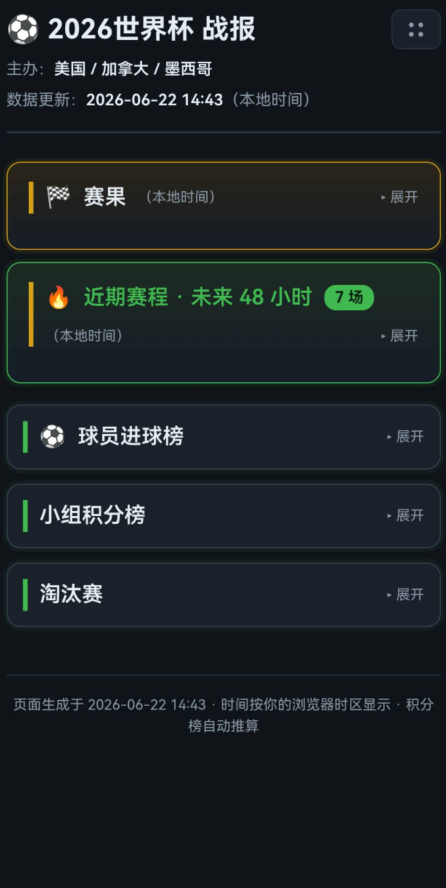
#> input picture shots/c1 report.jpg, 892 x 1775 px (shown at 1/2 size); its folder holds only this picture in this run
$ python process_shots.py
#> lines starting #> are read from the running program, lines starting #| are printed output that depends on the picture
# -*- coding: utf-8 -*-
"""把 shots/ 里的截图批量处理成 Google Play 合规的手机截图,输出到 shots/play_ready/。
规则:每边 320~3840px;长边 <= 2x 短边(超了补深色边、不裁内容);去 alpha 透明通道;
单张 <8MB(超了转 JPEG)。用法:python process_shots.py [图片文件夹]"""
import os
import sys
import glob
import math
from PIL import Image

HERE = os.path.dirname(os.path.abspath(__file__))
SRC = sys.argv[1] if len(sys.argv) > 1 else os.path.join(HERE, "shots")
OUT = os.path.join(SRC, "play_ready")
BG = (15, 20, 25)        # #0f1419 应用深色底,补边几乎看不出
MAXR = 2.0               # Play 硬上限:长边 <= 2x 短边
PAD_TO = 1.95            # 超限时补到这个比例(留点安全余量,不卡 2.0 边界)
MIN_SIDE, MAX_SIDE = 320, 3840
MAX_BYTES = 8 * 1024 * 1024

os.makedirs(OUT, exist_ok=True)
files = sorted(f for f in glob.glob(os.path.join(SRC, "*"))
               if f.lower().endswith((".png", ".jpg", ".jpeg")) and os.path.dirname(f) != OUT)
if not files:
    print("没找到图片。请把截图(.png/.jpg)放到:", SRC)
    sys.exit()

i = 0
for f in files:
    im = Image.open(f)
#> im is the input picture: PIL image 892x1775 RGB; mean R, G, B 27.7, 33.9, 37
    w, h = im.size
#> w = 892; h = 1775
    # 去 alpha:贴到深色背景上
    if im.mode in ("RGBA", "LA", "P"):
        im = im.convert("RGBA")
        base = Image.new("RGB", (w, h), BG)
        base.paste(im, mask=im.split()[-1])
        im = base
    else:
        im = im.convert("RGB")
    note = []
    lo, sh = max(w, h), min(w, h)
#> lo = 1775; sh = 892
    # 比例超 PAD_TO(1.95)-> 补短边的深色边(不裁内容),统一留出到 2.0 上限的安全余量
    if lo > PAD_TO * sh:
        if h >= w:                       # 竖图,补宽到 h/PAD_TO
            nw = max(w, math.ceil(h / PAD_TO))
#> nw = 911
            canvas = Image.new("RGB", (nw, h), BG)
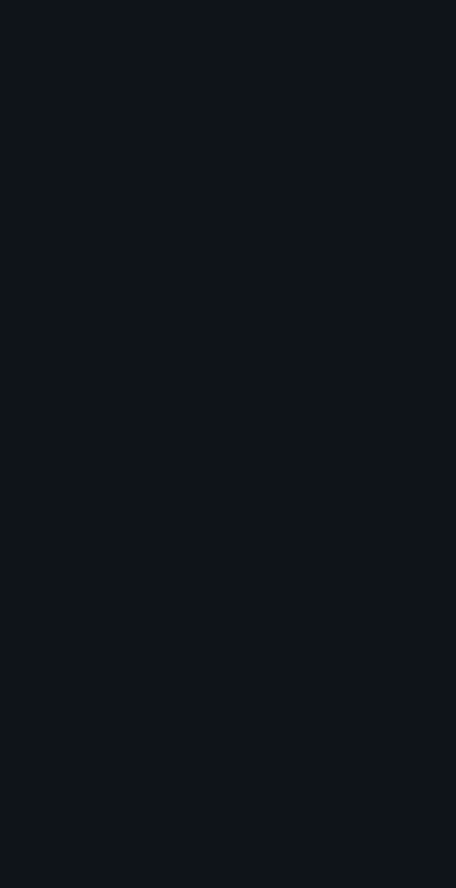
#> canvas: PIL image 911x1775 RGB (shown at 1/2 size); mean R, G, B 15, 20, 25
            canvas.paste(im, ((nw - w) // 2, 0))
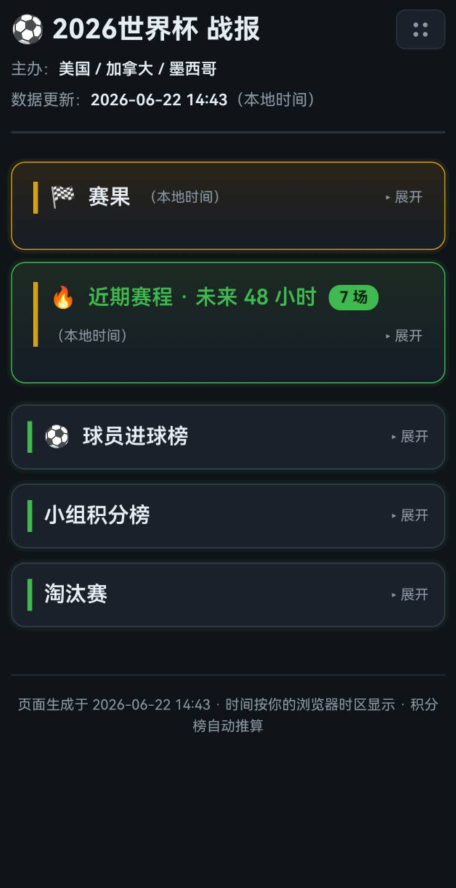
#> canvas: PIL image 911x1775 RGB (shown at 1/2 size); mean R, G, B 27.4, 33.6, 36.7
        else:                            # 横图,补高
            nh = max(h, math.ceil(w / PAD_TO))
            canvas = Image.new("RGB", (w, nh), BG)
            canvas.paste(im, (0, (nh - h) // 2))
        im = canvas
        note.append("补边到<=2:1")
    # 任一边超 3840 -> 等比缩小
    if max(im.size) > MAX_SIDE:
        sc = MAX_SIDE / max(im.size)
        im = im.resize((int(im.size[0] * sc), int(im.size[1] * sc)), Image.LANCZOS)
        note.append("缩到<=3840")
    if min(im.size) < MIN_SIDE:
        note.append("⚠短边<320,Play会拒(原图太小)")
    i += 1
    outp = os.path.join(OUT, f"shot-{i:02d}.png")
    im.save(outp)
    sz = os.path.getsize(outp)
    if sz > MAX_BYTES:                    # 超 8MB 转 JPEG
        os.remove(outp)
        outp = os.path.join(OUT, f"shot-{i:02d}.jpg")
        im.save(outp, "JPEG", quality=90)
        sz = os.path.getsize(outp)
        note.append("转JPEG压到<8MB")
    ratio = max(im.size) / min(im.size)
#> ratio = 1.95
    print(f"{os.path.basename(f)}  {w}x{h} -> {im.size[0]}x{im.size[1]}  "
          f"比例{ratio:.2f}  {sz // 1024}KB  {'; '.join(note) or '原样合规'}  => {os.path.basename(outp)}")
#| c1 report.jpg  892x1775 -> 911x1775  比例1.95  338KB  补边到<=2:1  => shot-01.png

print("\n完成。合规截图在:", OUT)
print("可直接上传 Play。建议中文界面 >=2 张、英文界面 >=2 张分别命名好。")

$ run again, on shots/e3 future.jpg
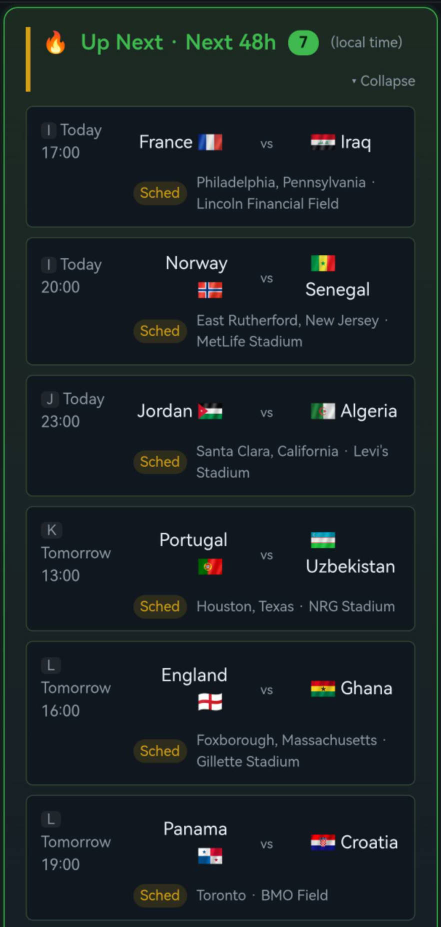
#> input picture shots/e3 future.jpg, 882 x 1854 px (shown at 1/2 size)
#> im is the input picture: PIL image 882x1854 RGB; mean R, G, B 25.7, 34.7, 37.5
#> `canvas.paste(im, ((nw - w) // 2, 0))`:
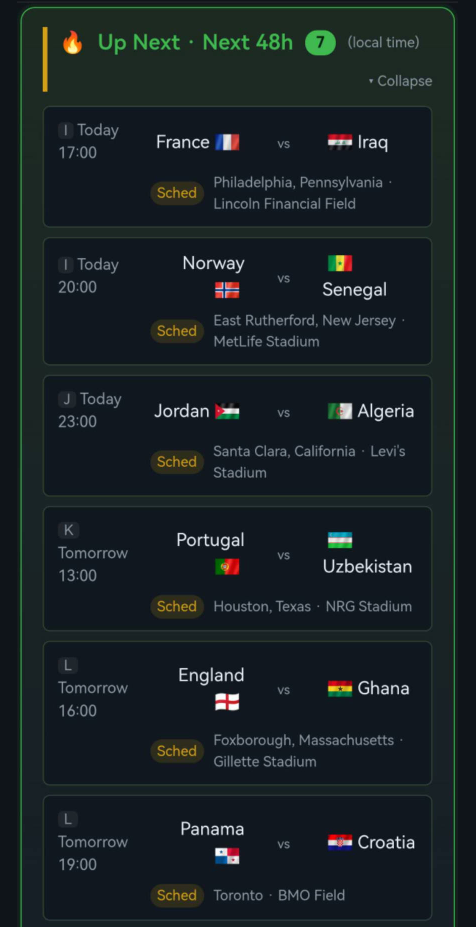
#> canvas: PIL image 951x1854 RGB (shown at 1/2 size); mean R, G, B 24.9, 33.6, 36.6
#| e3 future.jpg  882x1854 -> 951x1854  比例1.95  459KB  补边到<=2:1  => shot-01.png

$ run again, on shots/e4 scorers.jpg
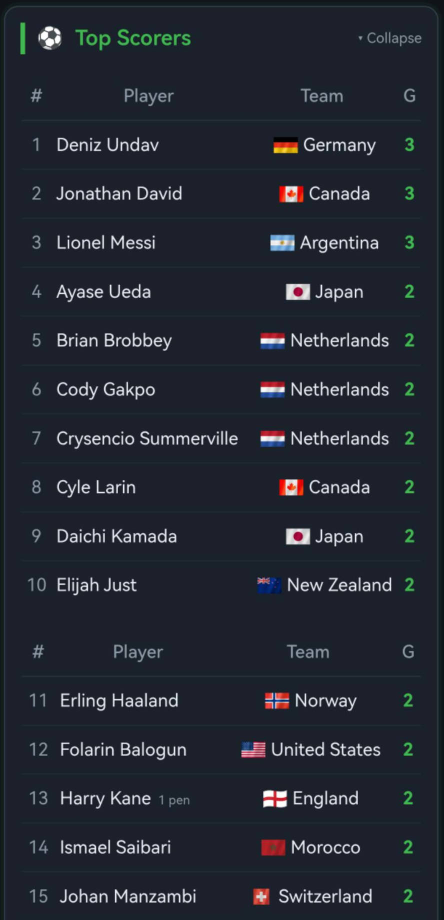
#> input picture shots/e4 scorers.jpg, 887 x 1840 px (shown at 1/2 size)
#> im is the input picture: PIL image 887x1840 RGB; mean R, G, B 36.4, 40, 50.3
#> `canvas.paste(im, ((nw - w) // 2, 0))`:
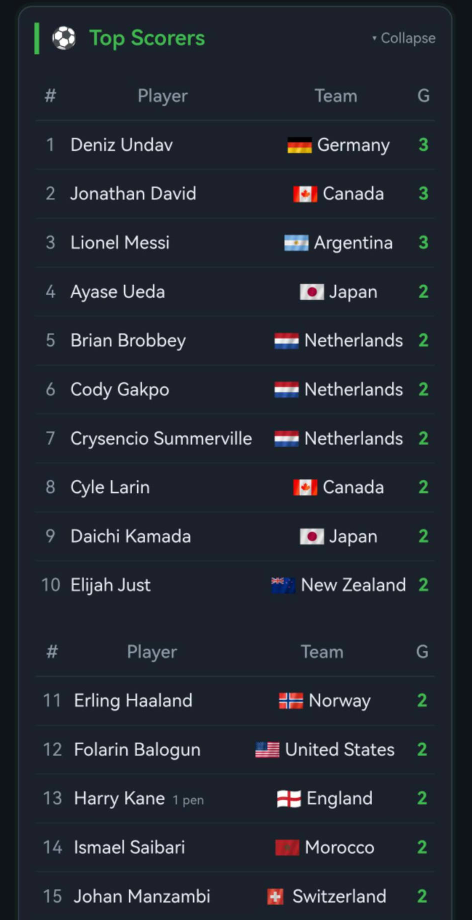
#> canvas: PIL image 944x1840 RGB (shown at 1/2 size); mean R, G, B 35.1, 38.8, 48.8
#| e4 scorers.jpg  887x1840 -> 944x1840  比例1.95  487KB  补边到<=2:1  => shot-01.png

$ run again, on shots/c3 future.jpg
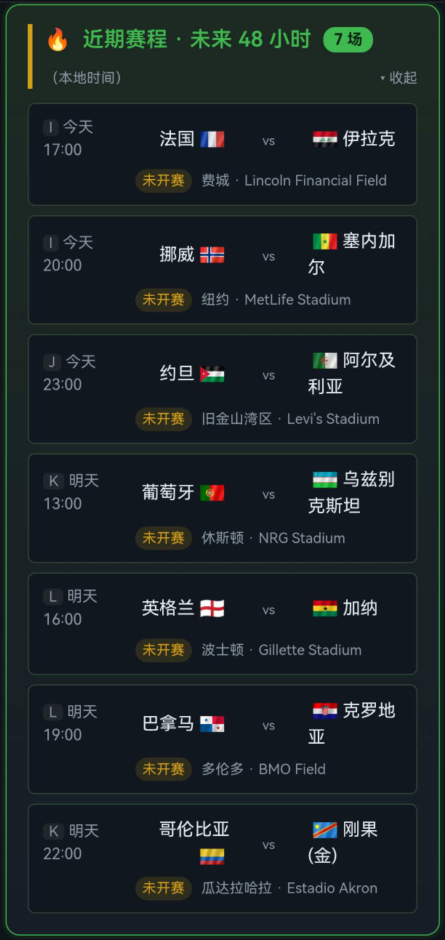
#> input picture shots/c3 future.jpg, 890 x 1880 px (shown at 1/2 size)
#> im is the input picture: PIL image 890x1880 RGB; mean R, G, B 27, 36.1, 38.5
#> `canvas.paste(im, ((nw - w) // 2, 0))`:
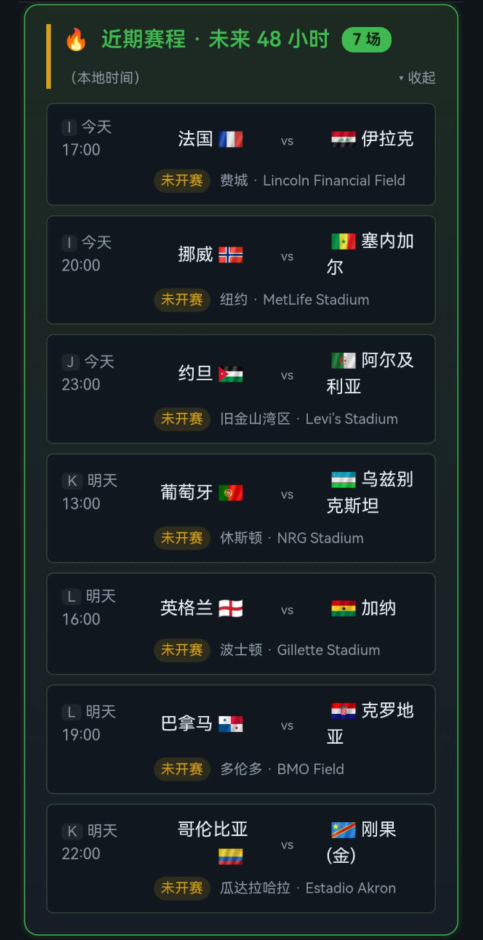
#> canvas: PIL image 965x1880 RGB (shown at 1/2 size); mean R, G, B 26.1, 34.9, 37.4
#| c3 future.jpg  890x1880 -> 965x1880  比例1.95  518KB  补边到<=2:1  => shot-01.png
